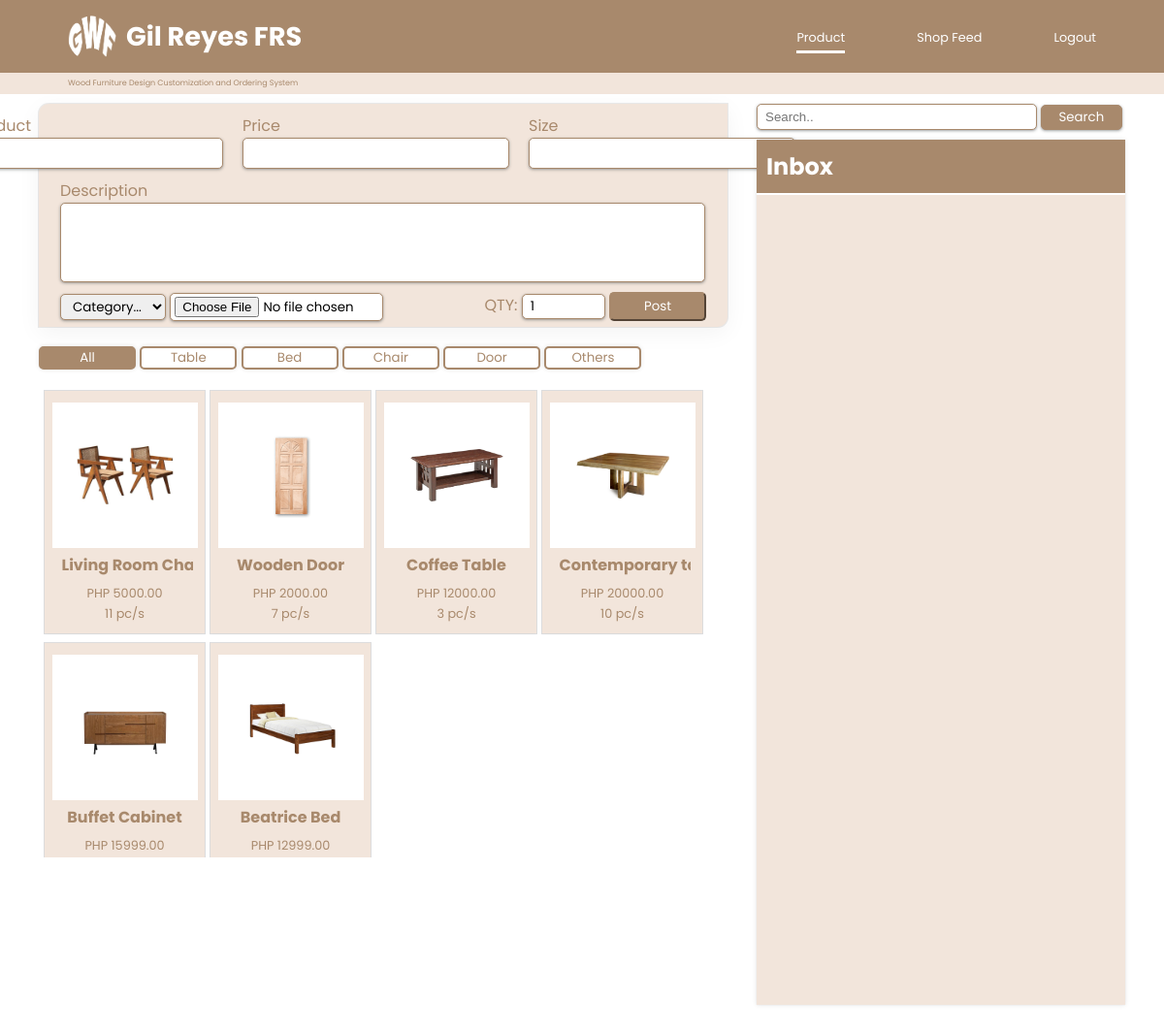
/src/sys-admin/product-page/adminProduct.php (signed in), run on the app's committed database.
### tables this page shows
CREATE TABLE `tb_product` (
  `id` int(11) NOT NULL,
  `product_name` varchar(50) NOT NULL,
  `price` int(20) NOT NULL,
  `size` varchar(15) NOT NULL,
  `p_description` text NOT NULL,
  `category` varchar(20) NOT NULL,
  `quantity` int(255) NOT NULL,
  `product_img` varchar(255) NOT NULL
);

### src/php-database/product-display.php (called while the page is built)
<?php
    require_once 'dbconnect.php';
    $query = "SELECT * FROM tb_product ORDER BY id DESC";
    $result = mysqli_query($conn, $query);
?>

### src/sys-admin/product-page/adminProduct.php (the view, shortened to what this page needs)
<?php include '../../php-database/admin-session.php'; ?>
<!DOCTYPE html>
<html lang="en">
<head>
    <link rel="stylesheet" href="adminProduct.css?v=<?php echo time(); ?>">
</head>
<body>
    <header>
        <div class="app-name">
            <a href="">
                <img src="../../../image/logo.png" alt="">
                <h1>Gil Reyes FRS</h1>
            </a>
        </div>
        <nav>
            <a class="a" href="" style="border-bottom: 3px solid white; padding-bottom: 5px;">Product</a>
            <a class="a" href="../feed-profile-page/adminProfile.php">Shop Feed</a>
            <a class="a" href="../../php-database/admin-logout.php">Logout</a>
        </nav>
    </header>
    <div class="divider">
        <p>Wood Furniture Design Customization and Ordering System</p>
    </div>
    <main>
        <div class="container">
            <section class="product-cont">
                <div class="addItem-cont">
                    <form action="admin-addProduct.php" method="POST" enctype="multipart/form-data">
                        <div class="pps">
                            <div class="prod-input first">
                                <label for="product">Product</label>
                                <input type="text" name="product_name" id="product" required>
                            </div>
                            <div class="price-input first">
                                <label for="price">Price</label>
                                <input type="text" name="price" id="price" required>
                            </div>
                            <div class="size first">
                                <label for="size">Size</label>
                                <input type="text" name="size" id="size" required>
                            </div>
                        </div>
                        <div class="description">
                            <label for="description">Description</label>
                            <textarea name="p_description" id="description" cols="30" rows="3"></textarea>
                        </div>
                        <div class="sib">
                            <div class="sel-img">
                                <select name="category" class="select" required>
                                    <option value="" selected>Category...</option>
                                </select>
                                <input type="file" id="myfile" name="product_img" accept="image/*" style="color: #000000;" required>
                            </div>
                            <div class="submit">
                                <label for="quantity">QTY:</label>
                                <input type="number" name="quantity" id="quantity" value="1" min="1" max="30">
                                <button type="submit">Post</button>
                            </div>
                        </div>
                    </form>
                </div>
                <div class="category">
                    <button class="active">All</button>
                    <button onclick="window.location.href='product-category/table.php';">Table</button>
                    <button onclick="window.location.href='product-category/bed.php';">Bed</button>
                    <button onclick="window.location.href='product-category/chair.php';">Chair</button>
                    <button onclick="window.location.href='product-category/door.php';">Door</button>
                    <button onclick="window.location.href='product-category/others.php';">Others</button>
                </div>
                <div class="product">
                    <?php
                        include '../../php-database/product-display.php';
                    ?>
                    <div class="display-div">
                        <?php
                            while ($row = mysqli_fetch_assoc($result))
                            {
                            ?>
                                <div class="prod-display" onclick="window.location.href='edit-product.php?id=<?php echo $row['id']; ?>';">
                                    <div class="prod-img">
                                        <img src="<?php echo $row['product_img']; ?>" alt="" width="100px">
                                    </div>
                                    <div class="pname">
                                        <h4><?php echo $row['product_name']; ?></h3>
                                    </div>
                                    <p>PHP <?php echo $row['price']; ?>.00</p>
                                    <p><?php echo $row['quantity']; ?> pc/s</p>
                                </div>
                        <?php
                            }
                        ?>
                    </div>
                </div>
            </section>
            <section class="inbox-cont">
                <div class="search-bar">
                    <form action="../product-search/product-search.php" method=POST>
                        <input type="text" placeholder="Search.." name="product_name" required>
                        <button type="submit" name="search">Search</button>
                    </form>
                </div>
                <div class="inbox">
                    <div class="inbox-header">
                        <h2>Inbox</h2>
                    </div>
                    <div class="inbox-message-cont" id="inbox-message-cont">
                    </div>
                </div>
            </section>
        </div>
    </main>
</body>
</html>

### data on the page
tb_product: product_img (picture), product_name "Living Room…", price "5000", quantity "11"
tb_product: product_img (picture), product_name "Wooden Door", price "2000", quantity "7"
tb_product: product_img (picture), product_name "Coffee Table", price "12000", quantity "3"
tb_product: product_img (picture), product_name "Contemporary…", price "20000", quantity "10"
tb_product: product_img (picture), product_name "Buffet Cabinet", price "15999"
tb_product: product_img (picture), product_name "Beatrice Bed", price "12999"
